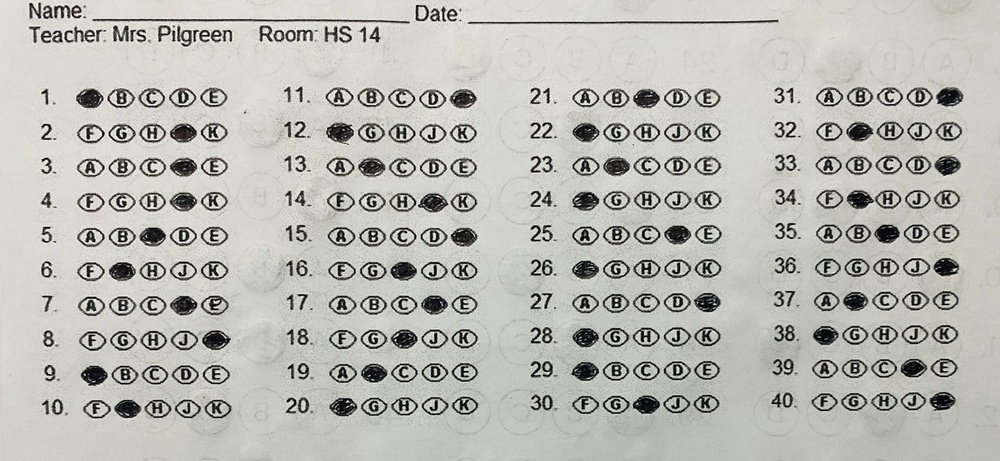
#> input picture Test/2_S.jpg, 1000 x 461 px, shrunk from 1600 x 738 before the run
$ jupyter execute --allow-errors testing.ipynb
#> lines starting #> are read from the running program, lines starting #| are printed output that depends on the picture; after the words box and inside, x2 and y2 are one past the last pixel; in counts of white or black regions, pixels touching at a corner belong together
[cell 1]
import cv2
import numpy as np
from sklearn.cluster import DBSCAN


def preprocess_image(image_path, blur_ksize=(5, 5)):
    """
    Preprocess the input image by converting it to grayscale, applying Gaussian blur, and converting it to a binary image.

    Args:
        image_path (str): Path to the input image.
        blur_ksize (tuple): Kernel size for the Gaussian blur (default is (5, 5)).

    Returns:
        gray_blurred (numpy array): Blurred grayscale version of the image.
        original_img (numpy array): Original color image.
        gray (numpy array): Grayscale version of the image.
        binary_img (numpy array): Binary version of the image.
    """
#> called with image_path = './Test/2_S.jpg', blur_ksize = (5, 5)
    # Read the image
    original_img = cv2.imread(image_path, cv2.IMREAD_COLOR)
#> original_img is the input picture: shape (461, 1000, 3); mean B, G, R 179.7, 185.5, 185.6
    if original_img is None:
        raise ValueError(f"Image at {image_path} not found.")

    # Convert to grayscale
    gray = cv2.cvtColor(original_img, cv2.COLOR_BGR2GRAY)
    gray_blurred = cv2.GaussianBlur(gray, blur_ksize, 0)
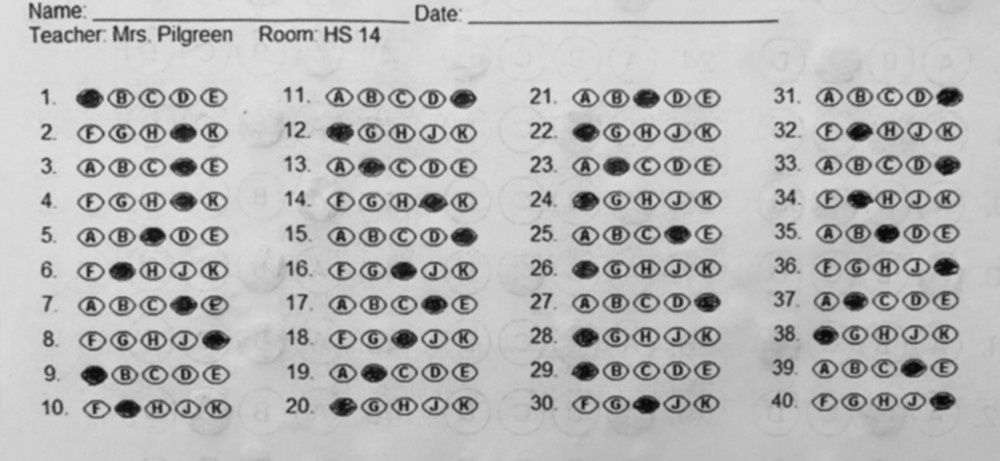
#> gray_blurred: shape (461, 1000); min 6, max 227, mean 184.9
    _, binary_img = cv2.threshold(gray_blurred, 0, 255, cv2.THRESH_BINARY + cv2.THRESH_OTSU)
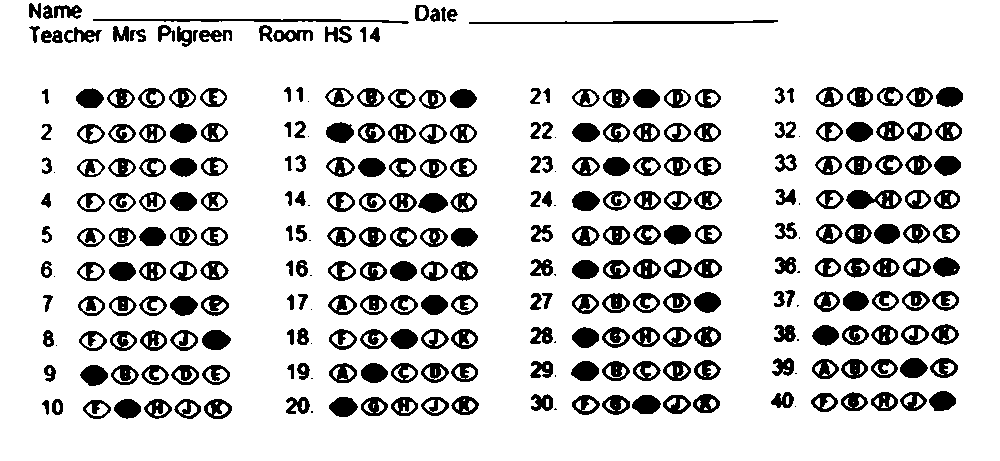
#> binary_img: shape (461, 1000); 84% white; 307 black regions (27 under 20 px), largest, box (x1, y1, x2, y2) and area: (469, 20, 778, 24) 762, (93, 19, 409, 24) 756, (846, 190, 902, 209) 693
#> call 2 of preprocess_image, with image_path = './Test/2_T.jpg', blur_ksize = (5, 5)
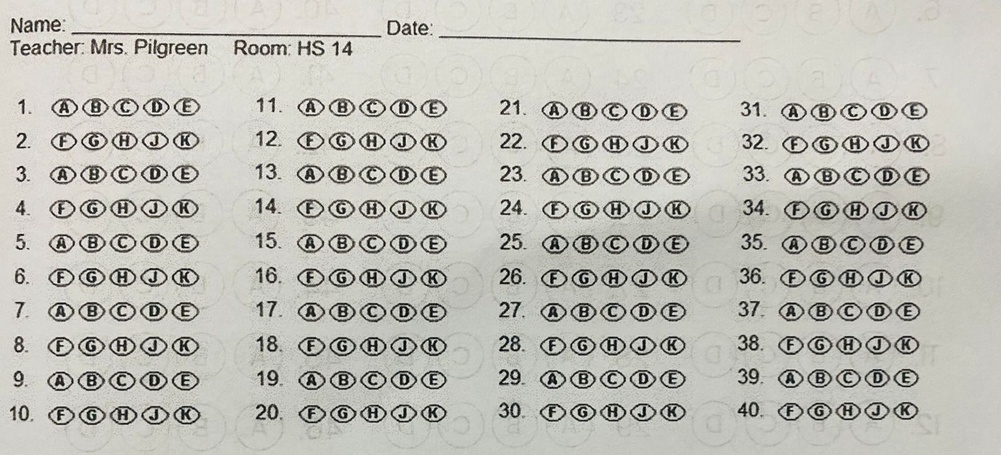
#> input picture Test/2_T.jpg, 1001 x 455 px, shrunk from 1601 x 728 before the run
#> in preprocess_image, original_img is the input picture: shape (455, 1001, 3); mean B, G, R 183, 190.1, 190.7
#> in preprocess_image (call 2), `gray_blurred = cv2.GaussianBlur(gray, blur_ksize, 0)`:
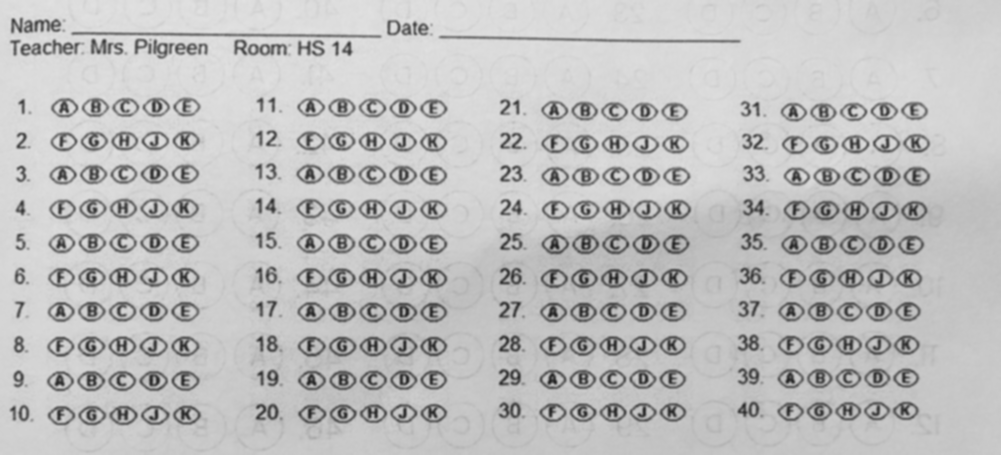
#> gray_blurred: shape (455, 1001); min 30, max 226, mean 189.5
#> in preprocess_image (call 2), `_, binary_img = cv2.threshold(gray_blurred, 0, 255, cv2.THRESH_BINARY ..`:
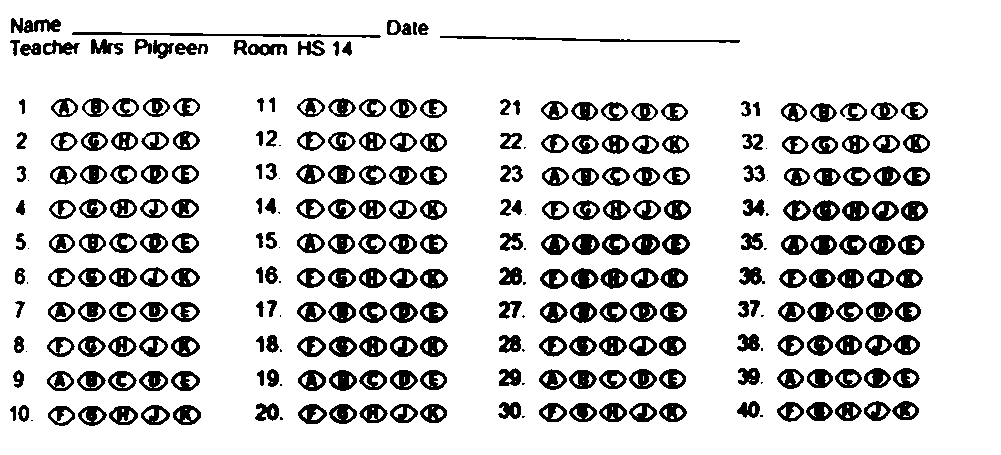
#> binary_img: shape (455, 1001); 83.8% white; 303 black regions (30 under 20 px), largest, box (x1, y1, x2, y2) and area: (72, 32, 381, 38) 765, (440, 36, 740, 43) 705, (11, 18, 61, 33) 453
#> call 3 of preprocess_image, with image_path = './Test/2_K.jpg', blur_ksize = (5, 5)
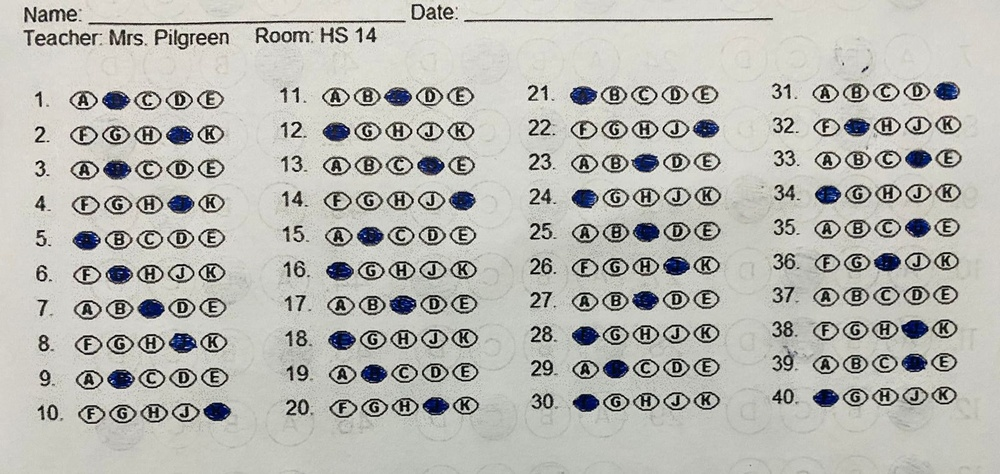
#> input picture Test/2_K.jpg, 1000 x 474 px, shrunk from 1600 x 758 before the run
#> in preprocess_image, original_img is the input picture: shape (474, 1000, 3); mean B, G, R 180, 185.4, 185.5
#> in preprocess_image (call 3), `gray = cv2.cvtColor(original_img, cv2.COLOR_BGR2GRAY)`:
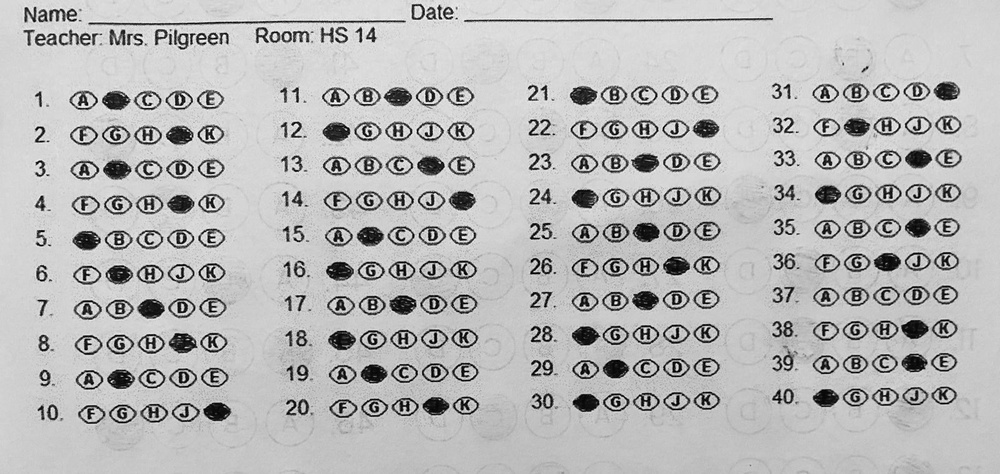
#> gray: shape (474, 1000); min 0, max 255, mean 184.9
#> in preprocess_image (call 3), `gray_blurred = cv2.GaussianBlur(gray, blur_ksize, 0)`:
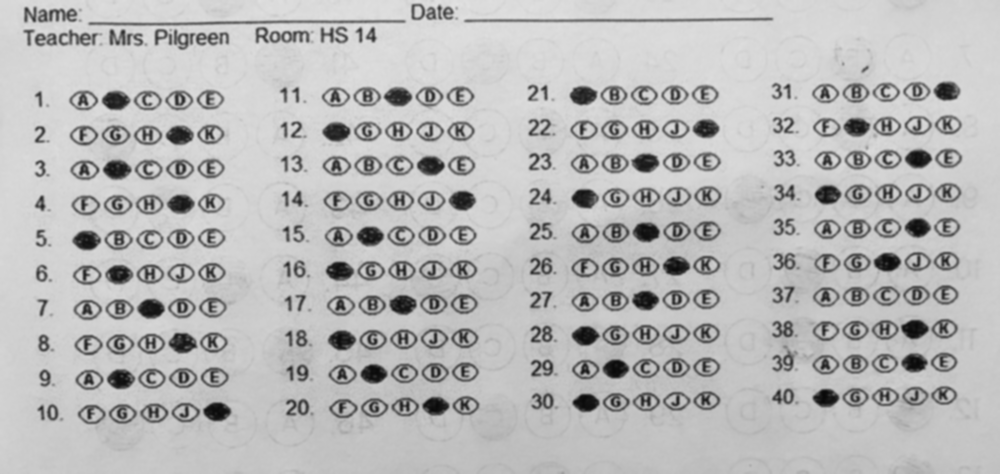
#> gray_blurred: shape (474, 1000); min 9, max 226, mean 184.9
#> in preprocess_image (call 3), `_, binary_img = cv2.threshold(gray_blurred, 0, 255, cv2.THRESH_BINARY ..`:
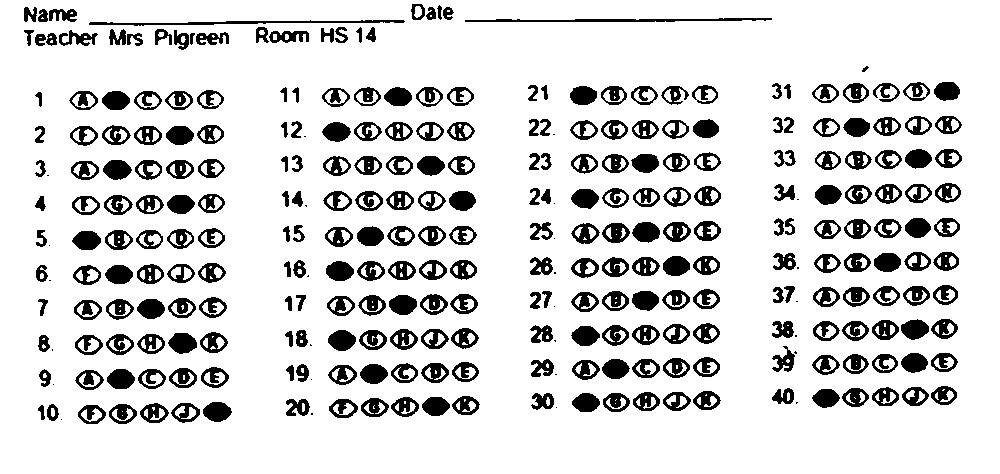
#> binary_img: shape (474, 1000); 84.5% white; 311 black regions (26 under 20 px), largest, box (x1, y1, x2, y2) and area: (465, 18, 772, 22) 756, (89, 20, 405, 26) 753, (168, 333, 197, 354) 447

    return gray_blurred, original_img, gray, binary_img


def detect_circles(img, gray_blurred, questions, options):
    """
    Detect circles in the preprocessed grayscale image using the Hough Circle Transform.
    """
#> called with questions = 40, options = 5
    for b in range(15, 5, -1):
        for a in range(1, 30):
            detected_circles = cv2.HoughCircles(gray_blurred, cv2.HOUGH_GRADIENT, 1, a,
                            param1=b, param2=3*b, minRadius=a//2, maxRadius=a)
            if detected_circles is not None:
                detected_circles = np.uint16(np.around(detected_circles))
                if detected_circles.shape[1] == questions * options:
                    for pt in detected_circles[0, :]:
                        a, b, r = pt[0], pt[1], pt[2]
                        cv2.circle(img, (a, b), r, (0, 255, 0), 3)
                        cv2.circle(img, (a, b), 2, (0, 0, 255), 3)

                    cv2.imshow("Detected Circles", img)
                    cv2.imwrite("./testoutput/Detected_Circles.jpg", img)
                    cv2.waitKey(0)
                    cv2.destroyAllWindows()
                    return detected_circles
#> after the loop, a = 29
    return None


# [82 lines left out: functions count_black_and_white_pixels, group_by_row_dbscan, subtract_grouped_rows, detect_marked_and_unmarked_bubbles, calculate_score, not called in this run]


questions=40
options=5

# Main processing sequence
gray_blurred_s, original_img_s, gray_s, binary_img_s = preprocess_image('./Test/2_S.jpg')
gray_blurred_t, original_img_t, gray_t, binary_img_t = preprocess_image('./Test/2_T.jpg')
gray_blurred_k, original_img_k, gray_k, binary_img_k = preprocess_image('./Test/2_K.jpg')

#> (the rest of this cell did not finish here and is left out)
